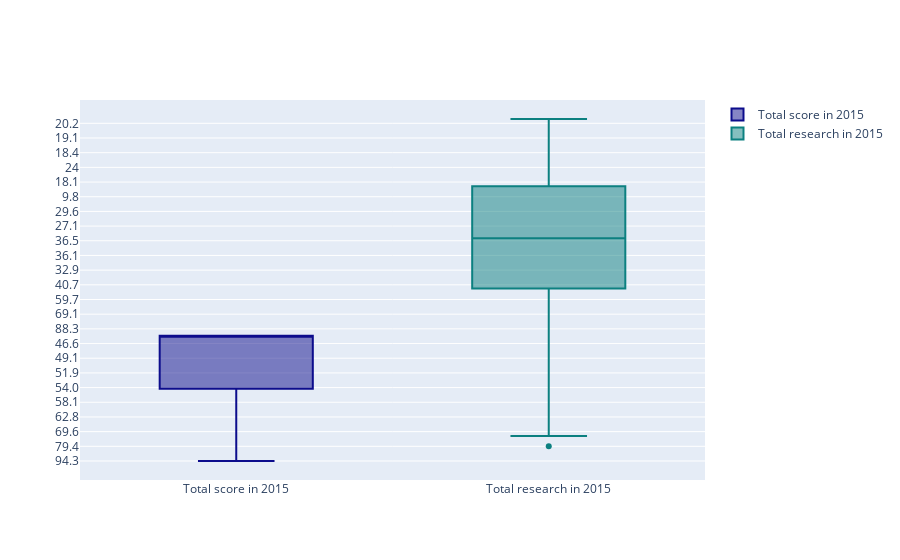

Notebook source saved alongside this figure:
### Code cell
# data preparation
x2015 = timesData[timesData.year == 2015]

trace0 = go.Box(y = x2015['total_score'],
                name = 'Total score in 2015',
               marker = dict(color = 'rgb(12,12,140)'))

trace1 = go.Box(y = x2015['research'],
                name = 'Total research in 2015',
               marker = dict(color = 'rgb(12,128,128)'))


data = [trace0, trace1]
iplot(data)

### Figure 1 — Plotly figure (JSON) as saved in the notebook; plotly's stock layout.template omitted (floating-point values rounded to 4 significant figures; data arrays with more than 128 entries replaced by an {"elided": "..."} marker saying what was removed)
{"data": [{"marker": {"color": "rgb(12,12,140)"}, "name": "Total score in 2015", "type": "box", "y": {"elided": "401 str values"}}, {"marker": {"color": "rgb(12,128,128)"}, "name": "Total research in 2015", "type": "box", "y": {"elided": "401 float values"}}], "layout": {}}
